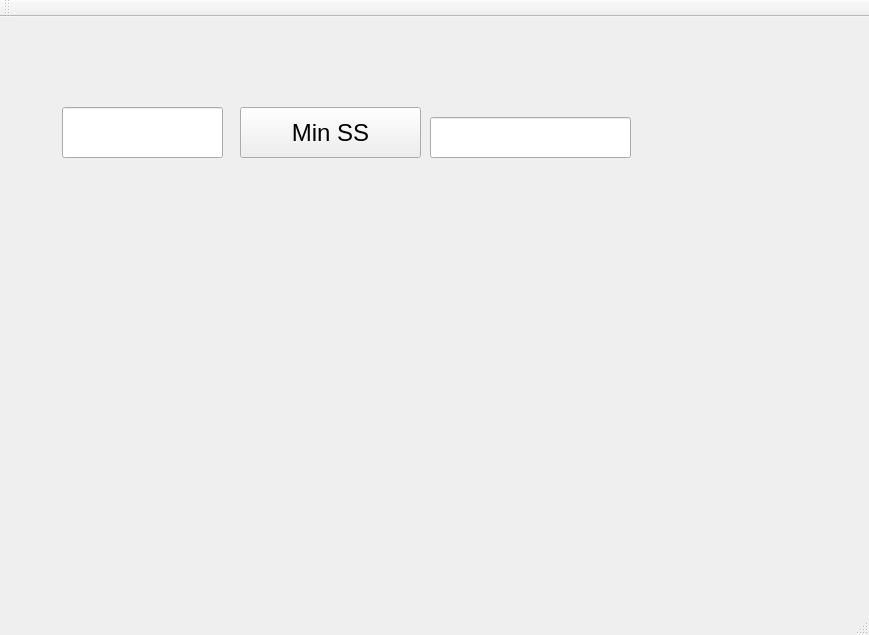
<?xml version="1.0" encoding="UTF-8"?>
<ui version="4.0">
 <class>MainWindow</class>
 <widget class="QMainWindow" name="MainWindow">
  <property name="geometry">
   <rect>
    <x>0</x>
    <y>0</y>
    <width>869</width>
    <height>635</height>
   </rect>
  </property>
  <property name="font">
   <font>
    <pointsize>18</pointsize>
   </font>
  </property>
  <property name="windowTitle">
   <string>MainWindow</string>
  </property>
  <widget class="QWidget" name="centralWidget">
   <widget class="QLineEdit" name="lineEdit_num">
    <property name="geometry">
     <rect>
      <x>62</x>
      <y>90</y>
      <width>161</width>
      <height>51</height>
     </rect>
    </property>
   </widget>
   <widget class="QPushButton" name="pushButton">
    <property name="geometry">
     <rect>
      <x>240</x>
      <y>90</y>
      <width>181</width>
      <height>51</height>
     </rect>
    </property>
    <property name="text">
     <string>Min SS</string>
    </property>
   </widget>
   <widget class="QLineEdit" name="lineEdit_max">
    <property name="geometry">
     <rect>
      <x>430</x>
      <y>100</y>
      <width>201</width>
      <height>41</height>
     </rect>
    </property>
   </widget>
  </widget>
  <widget class="QMenuBar" name="menuBar">
   <property name="geometry">
    <rect>
     <x>0</x>
     <y>0</y>
     <width>869</width>
     <height>47</height>
    </rect>
   </property>
  </widget>
  <widget class="QToolBar" name="mainToolBar">
   <attribute name="toolBarArea">
    <enum>TopToolBarArea</enum>
   </attribute>
   <attribute name="toolBarBreak">
    <bool>false</bool>
   </attribute>
  </widget>
  <widget class="QStatusBar" name="statusBar"/>
 </widget>
 <layoutdefault spacing="6" margin="11"/>
 <resources/>
 <connections/>
</ui>
